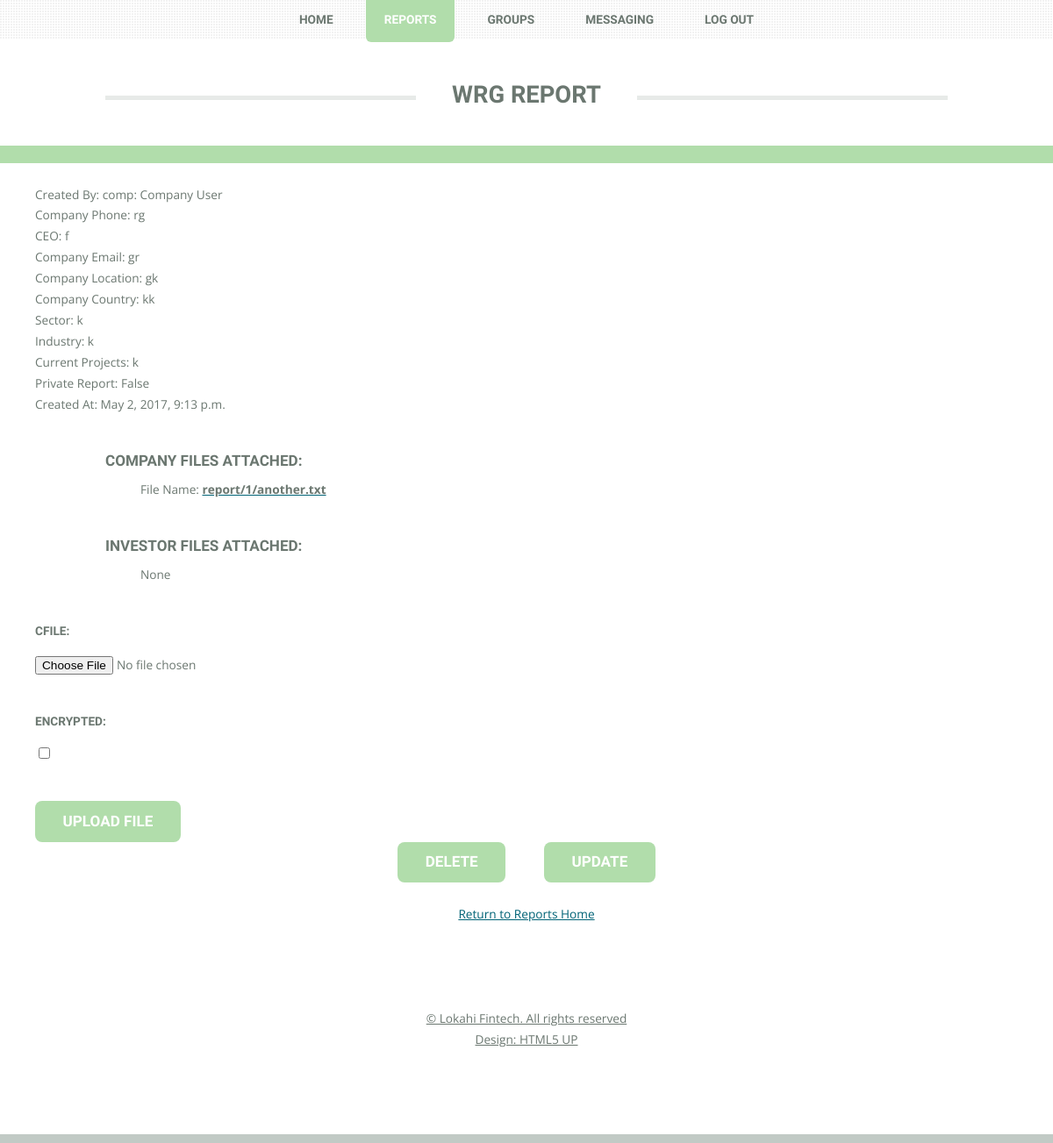
Screenshot of /reports/1/ (signed in) with the database file from the repository.
### reports/models.py (models this page shows, shortened)
class Report(models.Model):
    created_by = models.ForeignKey(CustomUser, on_delete=models.CASCADE, default=1, editable=False)
    created_at = models.DateTimeField(auto_now_add=True, editable=False)
    company_name=models.CharField(max_length=255)
    ceo_name=models.CharField(max_length=255)
    company_phone=models.CharField(max_length=255)
    company_email = models.CharField(max_length=255)
    company_location=models.CharField(max_length=255)
    company_country=models.CharField(max_length=255)
    sector=models.CharField(max_length=255)
    industry=models.CharField(max_length=255)
    current_projects=models.TextField()
    private_report = models.BooleanField(default=False, blank=True)

class Companyfile(models.Model):
    report = models.ForeignKey(Report, on_delete=models.CASCADE, editable=False)
    cfile = models.FileField(blank=True, null=True, upload_to=content_file_name)
    encrypted = models.BooleanField(default=False)

### account/models.py (models this page shows)
class CustomUser(models.Model):
    user = models.OneToOneField(User)
    type_choice = (
        ("C", "Company User"),
        ('I', "Investor User"),
    )
    is_SiteManager = models.BooleanField(default=False)
    user_type = models.CharField(max_length=1, choices=type_choice, default='C')
    publicKey=models.TextField(blank=True)
    privateKey=models.TextField(blank=True)
    def __str__(self):
        sm = "False"
        if self.user.customuser.is_SiteManager:
            sm = "True"
            return self.user.get_username()+ ": " + "Site Manager"
        return self.user.get_username() + ": " + (self.user.customuser.get_user_type_display())

### reports/views.py (the view, shortened to what this page needs)
# urls.py: url(r'^(?P<pk>[0-9]+)/$', ReportDetailView.as_view(), name='detail'),
class ReportDetailView(FormMixin, DetailView):
    model = Report
    template_name = 'reports/detail.html'
    def get_form_class(self):
        user = CustomUser.objects.get(user=self.request.user)
        userType = user.user_type
        if userType == 'I':
            return InvestorfileForm
        else:
            return CompanyfileForm
    def get_context_data(self, **kwargs):
        context = super(ReportDetailView, self).get_context_data(**kwargs)
        context['form'] = self.get_form()
        return context

### reports/forms.py
class CompanyfileForm(forms.ModelForm):
    class Meta:
        model = Companyfile
        fields =['cfile', 'encrypted']
        widgets = {'cfile': forms.ClearableFileInput(attrs={'id': 'files', 'required': False, 'multiple': False})}

### reports/templates/reports/detail.html (shortened to what this page needs)
<!DOCTYPE HTML>
{% load static %}
<link rel="stylesheet" type="text/css" href="{% static 'messaging/css/main.css' %}"/>
<link rel="stylesheet" type="text/css" href="{% static 'messaging/css/ie8.css' %}"/>
<link rel="stylesheet" type="text/css" href="{% static 'messaging/css/font-awesome.min.css' %}" />
<html>
    <head>
        <link rel="stylesheet" href="assets/css/main.css" />
        <link rel="stylesheet" href="font-awesome/css/font-awesome.min.css">
    </head>
    <body class="homepage">
        <div id="page-wrapper">
                <header id="header">
                    <div class="logo container">
                        <div>
                            <h1><a id="logo">{{ report.company_name }} Report</a></h1>
                        </div>
                    </div>
                </header>
                <nav id="nav">
                    <ul>
                        <li><a href={% url 'loggedin' %}>Home</a></li>
                        <li class = "current"><a href = "{% url 'reports:index'%}" >Reports</a></li>
                        <li><a href = {% url 'groups' %}>Groups</a></li>
                        <li><a href = {% url 'messaging' %}>Messaging</a></li>
                        <li><a href= {% url 'logout' %}>LOG OUT</a></li>
                    </ul>
                </nav>
                <div id="main-wrapper">
    <ul>
        <br>
        <table class="table">
            <tr><td><div style = "padding-left: 40px">Created By: {{ report.created_by }}</div></td></tr>
            <tr><td><div style = "padding-left: 40px">Company Phone: {{ report.company_phone }}</div></td></tr>
            <tr><td><div style = "padding-left: 40px">CEO: {{ report.ceo_name }}</div></td></tr>
            <tr><td><div style = "padding-left: 40px">Company Email: {{ report.company_email }}</div></td></tr>
            <tr><td><div style = "padding-left: 40px">Company Location: {{ report.company_location }}</div></td></tr>
            <tr><td><div style = "padding-left: 40px">Company Country: {{ report.company_country }}</div></td></tr>
            <tr><td><div style = "padding-left: 40px">Sector: {{ report.sector }}</div></td></tr>
            <tr><td><div style = "padding-left: 40px">Industry: {{ report.industry }}</div></td></tr>
            <tr><td><div style = "padding-left: 40px">Current Projects: {{ report.current_projects }}</div></td></tr>
            <tr><td><div style = "padding-left: 40px">Private Report: {{ report.private_report }}</div></td></tr>
            <tr><td><div style = "padding-left: 40px">Created At: {{ report.created_at }}</div></td></tr>
        </table>
        <div class="container">
            <h3>Company Files Attached:</h3>
            <table class="table">
                {% if report.companyfile_set%}
                    <tbody>
                        {% for file in report.companyfile_set.all %}
                            {% if file.encrypted == 0 %}
                          <tr>
                              <td><div style = "padding-left: 40px"> File Name: <a href="{{ file.cfile.url }}" download> <strong> {{  file.cfile.name }}</strong></a></div></td>
                          </tr>
                            {% else %}
                                <tr>
                                    <td><div style = "padding-left: 40px">File Name: <strong> {{  file.cfile.name }}</strong></div></td>
                                </tr>
                            {% endif %}
                        {% empty %}
                            <tr><td><div style = "padding-left: 40px">None</div></td></tr>
                        {% endfor %}
                    </tbody>
                {% else %}
                    <tr><td><div style = "padding-left: 40px">None</div></td></tr>
                {% endif %}
            </table>
        </div>
        <div class="container">
            <h3>Investor Files Attached:</h3>
            <table class="table">
                {% if report.investorfile_set%}
                    <tbody>
                        {% for file in report.investorfile_set.all %}
                            {% if file.encrypted == 0 %}
                          <tr>
                              <td><div style = "padding-left: 40px"> File Name: <a href="{{ file.ifile.url }}" download> <strong> {{  file.ifile.name }}</strong></a></div></td>
                          </tr>
                            {% else %}
                                <tr>
                                    <td><div style = "padding-left: 40px">File Name: <strong> {{  file.ifile.name }}</strong></div></td>
                                </tr>
                            {% endif %}
                        {% empty %}
                            <tr><td><div style = "padding-left: 40px">None</div></td></tr>
                        {% endfor %}
                    </tbody>
                {% else %}
                    <tr><td><div style = "padding-left: 40px">None</div></td></tr>
                {% endif %}
            </table>
        </div>
<div style="padding-left: 40px">
     <form class="form-horizontal" action="./addfiles/"  method="post" enctype="multipart/form-data">
            <div>
                {{ form.as_p }}
            </div>
            <input type="submit" value="Upload File"/>
        </form>
</div>
    <div style = "text-align: center">
    <form action="{% url 'reports:report-delete' report.id %}" method="post" style="display: inline;">
        {% if user.customuser.is_SiteManager %}
            <button type="submit" class="btn btn-danger btn-xs">
                 Delete
            </button>
        {% endif %}
    </form>
    <a href="{% url 'reports:report-update' report.id %}" style="display: inline; padding-left: 40px">
        {% if user.customuser.is_SiteManager %}
            <button type="" class="btn btn-default btn-sm">Update</button>
        {% endif %}
    </a>
</div>
<br>
<div style = "text-align: center">
    <a href="{% url 'reports:index' %}"<button type="" class="btn btn-default btn-sm">Return to Reports Home</button>
    </div>
    </ul>
                <footer id="footer">
                            <ul class="copyright">
                                <li>&copy; Lokahi Fintech. All rights reserved</li><li>Design: <a href="http://html5up.net">HTML5 UP</a></li>
                            </ul>
                        </div>
            </div>
    </body>
</html>

### messaging/static/messaging/css/ie8.css (style rules this page uses)
input[type="button"], input[type="submit"], input[type="reset"], button, .button { position: relative; -ms-behavior: url("assets/js/ie/PIE.htc"); }
#nav li a, #nav li span { position: relative; -ms-behavior: url("assets/js/ie/PIE.htc"); }
#nav { background: #f8f8f8; }
#nav:after { display: none; }

### rows the page displays
Report: company_name "WRG", created_by "comp: Company User", company_phone "rg", ceo_name "f", company_email "gr", company_location "gk", company_country "kk", sector "k", industry "k", current_projects "k", private_report "False", created_at "May 2, 2017, 9:13 p.m."
Companyfile: cfile.name "report/1/another.txt"
